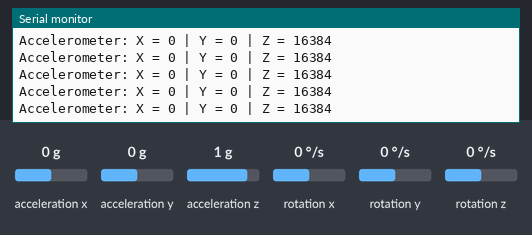
Bench run of a sketch on a simulated Arduino Uno, built with avr-gcc and run on an emulated ATmega328P. On the bench: the last lines printed to the serial monitor. Wiring (inferred from the names in the program): MPU-6050 motion sensor at I2C address 0x68. Inputs (shaded band) come from the test bench; at power-on: acceleration x 0 g, acceleration z 1 g, acceleration y 0 g, rotation x 0 °/s, rotation y 0 °/s, rotation z 0 °/s.

Above: at 1.2 s.
1.3 s: acceleration x set to -1.4 g
At 1.45 s:
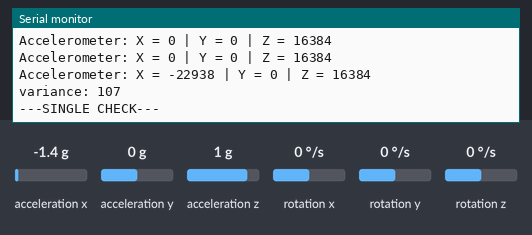
4.3 s: acceleration z set to 0 g
At 4.34 s:
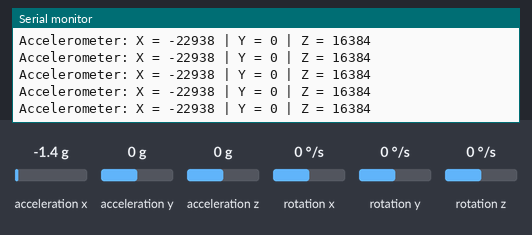
7.3 s: acceleration y set to 0.8 g
At 7.46 s:
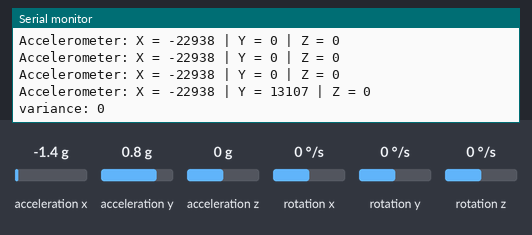
10.3 s: acceleration x set to 0 g
At 10.31 s:
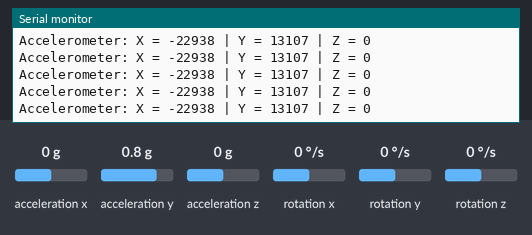
13.3 s: acceleration y set to -1.4 g
At 13.33 s:
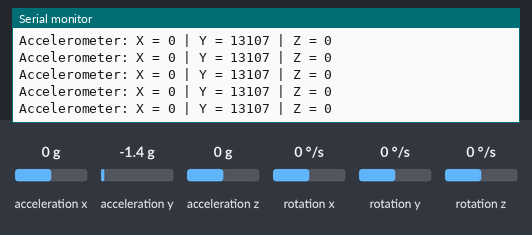
16.3 s: acceleration z set to -1.4 g
At 16.47 s:
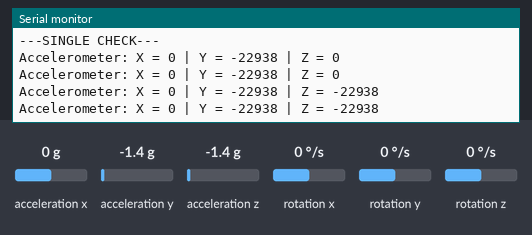
Timing chart, 0 to 19.3 s (numbered marks = the images above; inputs shaded):
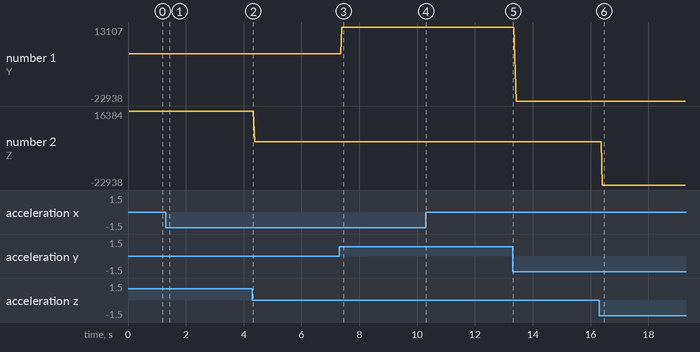

Measured:
- after the input at 1.3 s, the serial monitor: prints a new line after 0.08 s (image 1)
- after the input at 7.3 s, the serial monitor: prints a new line after 0.10 s (image 3)
- after the input at 16.3 s, the serial monitor: prints a new line after 0.11 s (image 6)
- plotted number 1: 0 → 13107 after the input at 7.3 s

The sketch:

RFID_test.ino
```cpp
#include <Arduino.h>
#include<Wire.h>

// PIN DEFINITIONS
#define VCCSensPin 1
#define vibPin 7
#define accPin 3
#define RFIDPin 4

// CONTROL ONLY ONE SENSOR -> !!!! change to 0 if want to use all the code !!!!
#define SINGLE_CHECK 1

// GENERAL VARIABLES DEFINITION
#define DELAY_VIB 300000 // slower if the car has start and stop
#define DELAY_ACC 300000 // accelerometer delay must be slower than the others two
#define DELAY_RFID 300000
#define SHUTDOWN_DELAY 100 // (TO BE TUNED TO BE 40 MINUTES)
#define SHUTDOWN_TIME 2400/SHUTDOWN_DELAY // NB: 0.1millisecond scale (TO BE TUNED TO BE 40 MINUTES)


// STATE DEFINITIONS
#define OFF 0
#define ON 1
#define CHILD_DETECTED 2
// system state variable
int state = OFF;
// sensor alimentation state
int VCCSens = 0;
// shutdown timer variable
int shut_t = 0;
// control sensors cicle waiting time
int cont_t = 0;


/// accelerometer variables
const int MPU = 0x68; // I2C address of the MPU-6050
int16_t AcX, AcY, AcZ, Tmp, GyX, GyY, GyZ;
#define N_READ 10
#define TRESH 70
int read[N_READ];
int prev_read[N_READ];


void setup() {
  /// accelerometer setup
  Wire.begin();
  Wire.beginTransmission(MPU);
  Wire.write(0x6B);  // PWR_MGMT_1 register
  Wire.write(0);     // set to zero (wakes up the MPU-6050)
  Wire.endTransmission(true);
  // put your setup code here, to run once:
  pinMode(vibPin,INPUT);
  pinMode(VCCSensPin,OUTPUT);
  Serial.begin(9600);
  Serial.println("-------STARTING-------");
  shut_t = 0;
  for(int i = 0; i <N_READ; i++){
    read[i] = 0;
    prev_read[i] = 0;
  }
}


void loop() {
  state = OFF;
  if (SINGLE_CHECK) {

    Serial.println("---SINGLE CHECK---");
    check_only(accPin);

  }else{
      if(state == OFF){

      // checking if the driver is inside the car or the cra is moving

      //if( !(is_vibrating) ){
      //  state = delay_and_check(DELAY_VIB);
      //} else if( !(is_accelerating) ){
      //  state = delay_and_check(DELAY_ACC);
      //} else if( !(RFID_check) ){
      //  state = delay_and_check(DELAY_RFID);
      //}

    } else if(state == ON){
      Serial.print("ON");


      // time shutdown of the system -> if the system does not detect a child in the given time it shuts down automatically
      delay(SHUTDOWN_DELAY);
      shut_t = shut_t + 1;
      if ( state != CHILD_DETECTED && shut_t == SHUTDOWN_TIME) {
        state = OFF;
        shut_t = 0;
      }
    }
  }
}


void system_switch(int sswitch){
  if(sswitch = ON){
    state = ON;
    // turning off all the sensors supply
    digitalWrite(VCCSensPin,HIGH);
  }else if(sswitch = OFF){
    state = OFF;
    //turn off all the sensor supply
    digitalWrite(VCCSensPin,LOW);
  }else{
    Serial.println("Error: system not switched");
  }
}


int is_vibrating(void){
  int out1 = 0;
  int out2 = 0;
  out1 = digitalRead(vibPin);
  Serial.println(" (1: )"); Serial.print(out1);
  out2 = digitalRead(vibPin);
  Serial.println(" (2: )"); Serial.print(out2);
  if(out1 != out2){
    return 1;
  }else if(out1 == out2){
    return 0;
  }else{
    Serial.println("Error: vibration not detected");
  }
}


int RFID_check(void){

}


int is_accelerating(void){

  long int sum = 0;
  long int sum_var = 0;

  for(int i = 0; i <N_READ; i++){
    prev_read[i] = read[i];
    Wire.beginTransmission(MPU);
    Wire.write(0x3B);  // starting with register 0x3B (ACCEL_XOUT_H)
    Wire.endTransmission(false);
    Wire.requestFrom(MPU, 14, true); // request a total of 14 registers
    AcX = Wire.read() << 8 | Wire.read(); // 0x3B (ACCEL_XOUT_H) & 0x3C (ACCEL_XOUT_L)
    AcY = Wire.read() << 8 | Wire.read(); // 0x3D (ACCEL_YOUT_H) & 0x3E (ACCEL_YOUT_L)
    AcZ = Wire.read() << 8 | Wire.read(); // 0x3F (ACCEL_ZOUT_H) & 0x40 (ACCEL_ZOUT_L)
    Serial.print("Accelerometer: ");
    Serial.print("X = "); Serial.print(AcX);
    Serial.print(" | Y = "); Serial.print(AcY);
    Serial.print(" | Z = "); Serial.println(AcZ);
    read[i] = AcX;
    sum = sum + read[i];
  }

  int mean = sum/N_READ;

  for(int i = 0; i<N_READ; i++){

    sum_var = sum_var + ((read[i]-mean)*(read[i]-mean));

  }

  int var = sqrt(sum_var/(N_READ-1));
  Serial.print("variance: "); Serial.println(var);

}


int delay_and_check(int T){
  delay(T);
  if ( !(is_vibrating) && !(RFID_check) && !(is_accelerating) ) {
    return ON;
  }else{
    return OFF;
  }
}

int check_only(int type){
  switch (type){
    case vibPin:
      return is_vibrating();
      break;
    case accPin:
      return is_accelerating();
      break;
    case RFIDPin:
      return RFID_check();
      break;
  }
}
```
